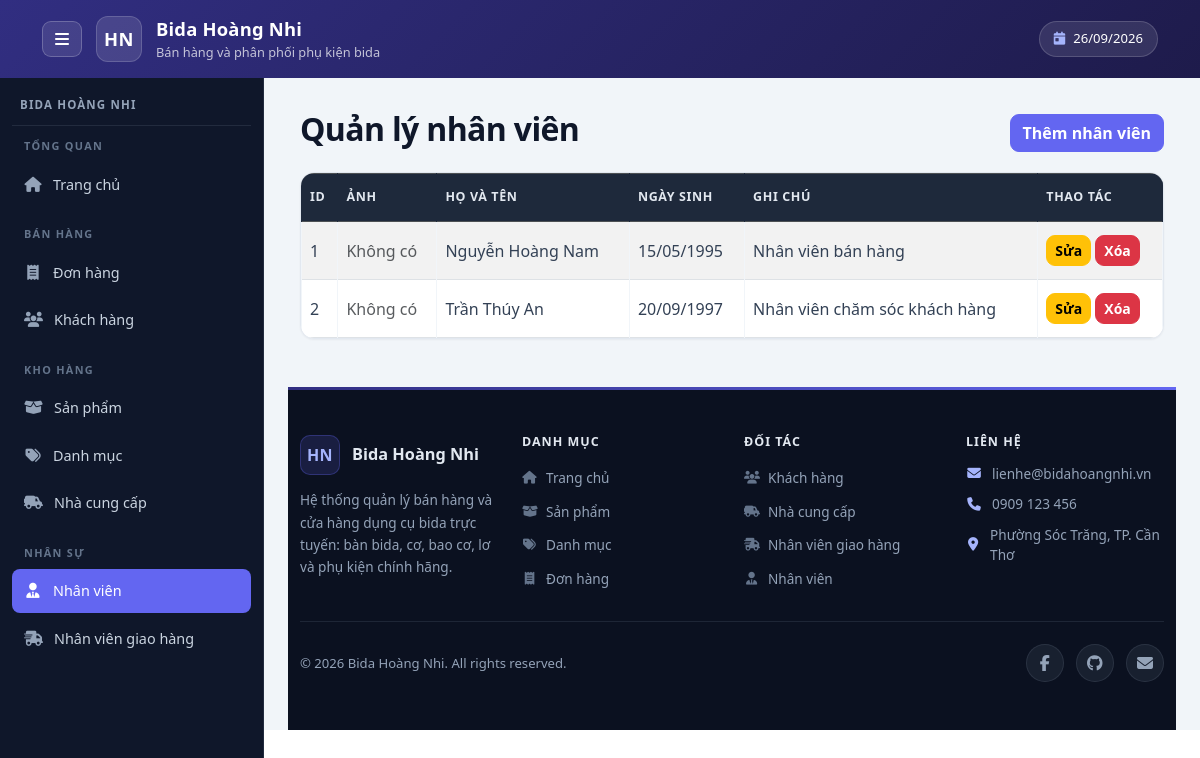
The page /admin/employees/index.php on the database its author committed.
### tables this page shows
CREATE TABLE employees (
    EmployeeID INT AUTO_INCREMENT PRIMARY KEY,
    LastName VARCHAR(50) NOT NULL,
    FirstName VARCHAR(50) NOT NULL,
    BirthDate DATE,
    Photo VARCHAR(255),
    Notes TEXT
);

### public/admin/employees/index.php (the view, shortened to what this page needs)
<?php
require_once '/var/www/src/config/database.php';
$sql = "
    SELECT
        EmployeeID,
        LastName,
        FirstName,
        BirthDate,
        Photo,
        Notes
    FROM employees
    ORDER BY EmployeeID
";
$result = $conn->query($sql);
require_once '/var/www/src/includes/admin/header.php';
require_once '/var/www/src/includes/admin/navbar.php';
?>
<div class="container mt-4">
    <div class="d-flex justify-content-between align-items-center mb-3">
        <h2>Quản lý nhân viên</h2>
        <a href="/admin/employees/create.php" class="btn btn-primary">
            Thêm nhân viên
        </a>
    </div>
    <div class="table-responsive">
        <table class="table table-bordered table-striped align-middle">
            <thead class="table-dark">
                <tr>
                    <th>ID</th>
                    <th>Ảnh</th>
                    <th>Họ và Tên</th>
                    <th>Ngày sinh</th>
                    <th>Ghi chú</th>
                    <th>Thao tác</th>
                </tr>
            </thead>
            <tbody>
                <?php if ($result && $result->num_rows > 0): ?>
                    <?php while ($employee = $result->fetch_assoc()): ?>
                        <tr>
                            <td>
                                <?= htmlspecialchars($employee['EmployeeID']) ?>
                            </td>
                            <td>
                                <?php if (!empty($employee['Photo'])): ?>
                                    <img
                                        src="/admin/employees/upload/<?= htmlspecialchars($employee['Photo']) ?>"
                                        alt="Avatar"
                                        style="width: 50px; height: 50px; object-fit: cover; border-radius: 5px;"
>
                                <?php else: ?>
                                    <span class="text-muted">Không có</span>
                                <?php endif; ?>
                            </td>
                            <td>
                                <?= htmlspecialchars($employee['LastName'] . ' ' . $employee['FirstName']) ?>
                            </td>
                            <td>
                                <?= !empty($employee['BirthDate']) ? date('d/m/Y', strtotime($employee['BirthDate'])) : '' ?>
                            </td>
                            <td>
                                <?php
                                    $notes = htmlspecialchars($employee['Notes'] ?? '');
                                    echo mb_strimwidth($notes, 0, 50, '...');
                                ?>
                            </td>
                            <td>
                                <a
                                    href="/admin/employees/edit.php?id=<?= $employee['EmployeeID'] ?>"
                                    class="btn btn-sm btn-warning"
                                >
                                    Sửa
                                </a>
                                <form
                                    action="/admin/employees/delete.php"
                                    method="post"
                                    class="d-inline"
                                    onsubmit="return confirm('Bạn có chắc muốn xóa nhân viên này?');"
                                >
                                    <button
                                        type="submit"
                                        class="btn btn-sm btn-danger"
                                    >
                                        Xóa
                                    </button>
                                </form>
                            </td>
                        </tr>
                    <?php endwhile; ?>
                <?php endif; ?>
            </tbody>
        </table>
    </div>
</div>
<?php
require_once '/var/www/src/includes/admin/footer.php';
?>

### public/assets/css/admin.css (style rules this page uses)
:root { --admin-header-from: #312E81; --admin-header-to: #1E1B4B; --admin-header-text: #FFFFFF; --admin-header-muted: rgba(255, 255, 255, 0.72); --admin-sidebar-w: 264px; --admin-sidebar-w-collapsed: 76px; --admin-nav-bg: #0F172A; --admin-nav-text: #CBD5E1; --admin-nav-icon: #94A3B8; --admin-nav-group: #64748B; --admin-nav-line: rgba(148, 163, 184, 0.14); --admin-nav-hover-bg: rgba(99, 102, 241, 0.20); --admin-nav-hover-text: #FFFFFF; --admin-nav-hover-icon: #A5B4FC; --admin-nav-active-bg: #6366F1; --admin-nav-active-text: #FFFFFF; --admin-footer-bg: #0B1120; --admin-footer-heading: #E2E8F0; --admin-footer-text: #94A3B8; --admin-footer-line: rgba(148, 163, 184, 0.14); --admin-accent: #6366F1; }
.app-content h2 { color: #0F172A; font-weight: 700; letter-spacing: -0.02em; }
.app-content .table-responsive { overflow-x: auto; overflow-y: hidden; border: 1px solid #E2E8F0; border-radius: 14px; background-color: #FFFFFF; box-shadow: 0 1px 2px rgba(15, 23, 42, 0.05); }
.app-content .table-responsive > .table { margin-bottom: 0; }
.app-content .table > thead.table-dark > tr > th { background-color: #1E293B; color: #E2E8F0; border-color: #1E293B; font-size: 0.78rem; font-weight: 650; letter-spacing: 0.05em; text-transform: uppercase; white-space: nowrap; padding-top: 14px; padding-bottom: 14px; vertical-align: middle; }
.app-content .table > tbody > tr > td { padding-top: 13px; padding-bottom: 13px; vertical-align: middle; color: #334155; border-color: #F1F5F9; }
.app-content .table > tbody > tr { transition: background-color 0.15s ease; }
.app-content .btn { border-radius: 9px; font-weight: 550; transition: transform 0.15s ease, box-shadow 0.15s ease, background-color 0.15s ease, border-color 0.15s ease; }
.app-content .btn-primary { background-color: var(--admin-accent); border-color: var(--admin-accent); }

### rows shown on the page
employees: EmployeeID "1", shows "Không có", LastName+FirstName "Nguyễn Hoàng Nam", BirthDate "15/05/1995", Notes "Nhân viên bán hàng"
employees: EmployeeID "2", shows "Không có", LastName+FirstName "Trần Thúy An", BirthDate "20/09/1997", Notes "Nhân viên chăm sóc khách hàng"

### other values the page prints
$brand['initials'] "HN"
$appName "Bida Hoàng Nhi"
$appSubtitle "Bán hàng và phân phối phụ kiện bida"
$brand['name'] "BIDA HOÀNG NHI"
$group['title'] "TỔNG QUAN"
$item['label'] "Trang chủ"
$group['title'] "BÁN HÀNG"
$item['label'] "Đơn hàng"
$item['label'] "Khách hàng"
$group['title'] "KHO HÀNG"
$item['label'] "Sản phẩm"
$item['label'] "Danh mục"
$item['label'] "Nhà cung cấp"
$group['title'] "NHÂN SỰ"
$item['label'] "Nhân viên"
